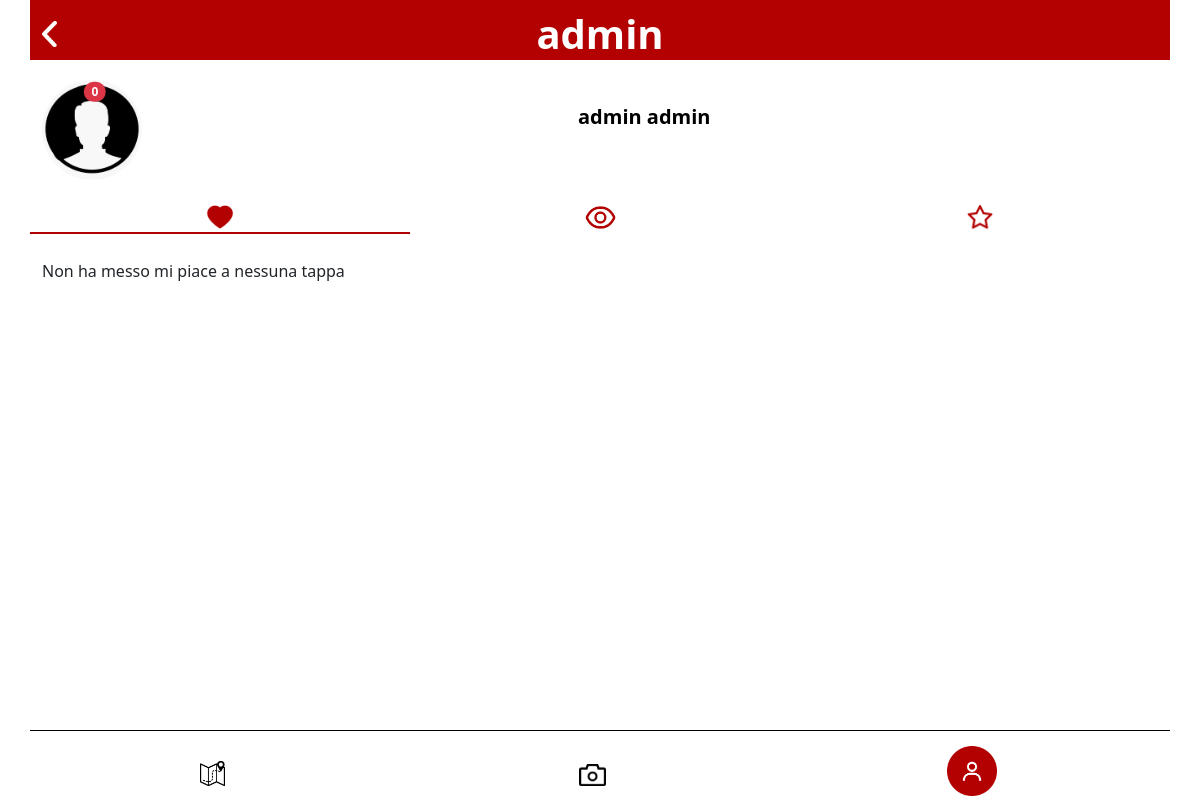
Page /mobile/profilo/index.php?emailUtente=admin@admin on the committed database.
### tables this page shows
CREATE TABLE IF NOT EXISTS Utente(
    email varchar(255) PRIMARY KEY,
    username varchar(255) NOT NULL UNIQUE,
    nome varchar(255) NOT NULL,
    cognome varchar(255) NOT NULL,
    psw varchar(255) NOT NULL,
    admn int(1) NOT NULL,
    xp int NOT NULL,
    livello int NOT NULL
);

### mobile/profilo/index.php (the view, shortened to what this page needs)
<?php session_start();
if(isset($_GET['emailUtente'])){
    $emailUtente=$_GET['emailUtente'];
}
$host = "127.0.0.1";
$user = "root";
$pass = "";
$database = "genovaroute";
$connessione = new mysqli($host, $user, $pass, $database);
if(isset($_GET['emailUtente'])){
    $sql = "SELECT xp, livello,nome, cognome, username FROM utente WHERE email = '" . $emailUtente . "'";
}
else{
    $sql = "SELECT xp, livello,nome, cognome, username FROM utente WHERE email = '" . $_SESSION['email'] . "'";
}
if ($result = $connessione->query($sql)) {
    $row = $result->fetch_array();
    $nome = $row['nome'];
    $cognome = $row['cognome'];
    $username = $row['username'];
    $livello = $row['livello'];
} else {
    echo "Impossibile eseguire la query";
}
?>
<!doctype html>
<html lang="en">
<head>
    <link rel="stylesheet" href="../../css/style.css">
    <link rel="stylesheet" href="../../bootstrap/css/bootstrap.min.css">
</head>
<body class="d-flex flex-column min-vh-100">
    <div class="container fixed-bottom" style="background-color: white; border-top-color:black;  border-top-style: solid; border-top-width: 1px; height: 70px;">
        <div class="row  justify-content-center" style="padding-top: 15px;">
            <div class="col s-4" style="padding-top: 15px; ">
                <center>
                    <a class="navbar-brand" href="../percorsi/index.php">
                        <img id="percorso" src="../../img/icons/percorso.png">
                    </a>
                </center>
            </div>
            <div class="col s-4" style="padding-top: 15px; ">
                <center>
                    <a class="navbar-brand" href="../scanner/index.php">
                        <img id="scannerizza" src="../../img/icons/scannerizza.png">
                    </a>
                </center>
            </div>
            <div class="col s-4">
                <center>
                    <a class="navbar-brand" href="./">
                        <img id="accountSfondo" src="../../img/icons/accountSfondo.png">
                    </a>
                </center>
            </div>
        </div>
    </div>
    <div class="container" style="margin-bottom:100px">
        <div class="row justify-content-center align-items-center" style="background-color: #B30000;  padding-top: 10px; height:60px">
            <div class="col-2">
                <?php
                    if(isset($_GET['emailUtente'])){
                ?>
                <a href="search.php">
                    <img id="back" style="padding-bottom:8px" src="../../img/icons/back.png">
                </a>
                <?php
                    }
                    else{
                ?>
                <a class="navbar-brand" href="search.php">
                    <img id="setting" src="../../img/icons/search.png">
                </a>
                <?php
                }
                ?>
            </div>
            <div class="col-8 ">
                <h1 style=" color: white; font-weight: bold; text-align: center;"><?php echo $username; ?></h1>
            </div>
        </div>
        <div class="row justify-content-center" style="padding-top: 20px; padding-bottom: 20px; ">
            <div class="col s-2" id="immagineProfilo">
                <?php
                    if(isset($_GET['emailUtente'])){
                ?>
                <img style="width:100px;height:100px; border-radius: 50%" src="../../img/propics/<?php echo $emailUtente; ?>.png<?php echo '?t='.time()?>">
                <div>
                    <span style="left:95px; top:92px" class="position-absolute top-70 start-600 translate-middle badge rounded-pill bg-danger">
                        <?php echo $livello; ?>
                    </span>
                </div>
                <?php
                }
                ?>
            </div>
            <div class="col" id="nomeUtente" style="padding-top: 25px; padding-right:80px">
                <?php echo  ' <h1 style="font-weight: bold; font-size: 20px; color: black; text-align: left;">' . $nome . ' ' . $cognome . '</h1> ';  ?>
            </div>
        </div>
        <div class="row" style="margin:none; padding:none;  ">
            <div class="col-4" id="colCuore" style="border-bottom:2px solid #b30000; text-align:center; padding:0px; margin:auto;">
                <img class="cuore" id="cuore" src="../../img/icons/cuorePieno.png" style="width:30px">
            </div>
            <div class="col-4" id="colOcchio"  style="text-align:center;  padding:0px; margin:auto; ">
                <img class="occhio" id="occhio" src="../../img/icons/occhioCancellato.png" style="width:35px;">
            </div>
            <div class="col-4" id="colStar"  style=" text-align:center; padding:0px; margin:auto;">
                <img class="star"  id="star" src="../../img/icons/emptyStarRed.png" style="width:30px">
            </div>
        </div>
        <br>
    <div id="contenuto">
    <?php
    if(isset($_GET['emailUtente'])){
        $email=$_GET['emailUtente'];
    }
    else{
        $email=$_SESSION['email'];
    }
    $i=0;
    $sql = "SELECT * FROM utente_percorre_tappa, tappa WHERE email = '" . $email . "' AND tappa.id=id_tappa AND piace=1 ORDER BY (utente_percorre_tappa.data)DESC";
    $result = $connessione->query($sql);
    if ($result->num_rows > 0) {
        while ($row = $result->fetch_assoc()) {
            if ($i % 3 == 0 && $i!=0) {
                echo '</div>';
            }
            if ($i % 3 == 0 || $i = 0) {
                echo '<div class="row" style="width:100%; padding:0px; margin:0px; ">';
            }
            echo   "
                        <div class='col-4' style='height: 90px; padding:0px; margin:0px; padding-left:0px' >
                            <a  href='mostraTappa.php?idTappa=".$row['id']."&email=".$email."'>   <img src='../../img/tappe/" . $row['id'] . ".1.png' style='width:100%; height: 100%;padding:1px; margin:5px; position: relative; left: 0px;' > </a>
                        </div>
                    ";
            $i++;
        }
        echo "<br><br><br><br>";
    } else {
        if ($_SESSION['email'] == $email) {
            echo "Non hai messo mi piace a nessuna tappa";
        } else {
            echo "Non ha messo mi piace a nessuna tappa";
        }
    }
    ?>
    </div>
    <br>
    <br>
    <br>
    <br>
    <br>
    <br>
    <br>
    <br>
    <br>
    </div>
</body>
</html>

### css/style.css (style rules this page uses)
#scannerizza { width: 27px; padding-bottom: 5px; }
#percorso { width:25px; padding-bottom: 8px; }
#accountSfondo { width:50px; }
#back { width:15px; padding-bottom:10px; }

### rows in the picture
utente: username "admin", livello "0", nome "admin", cognome "admin"
